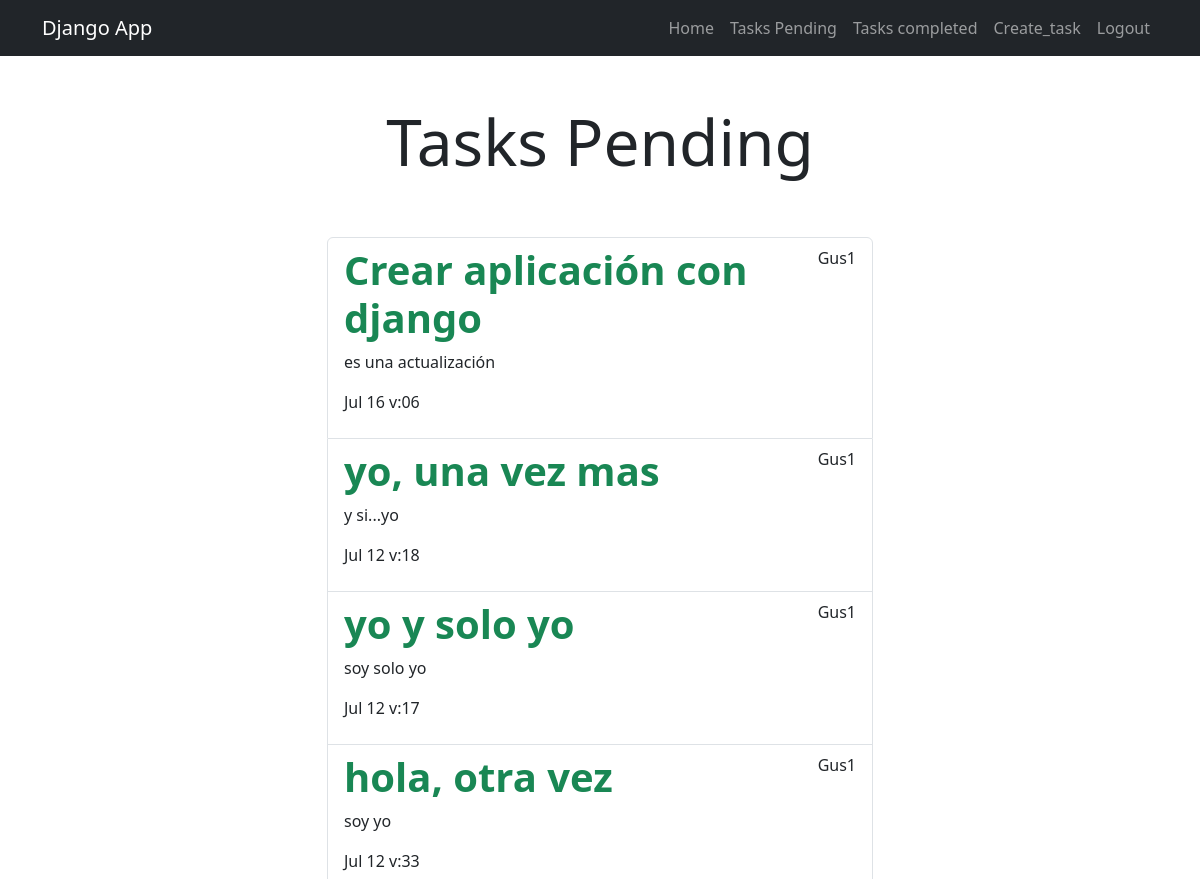
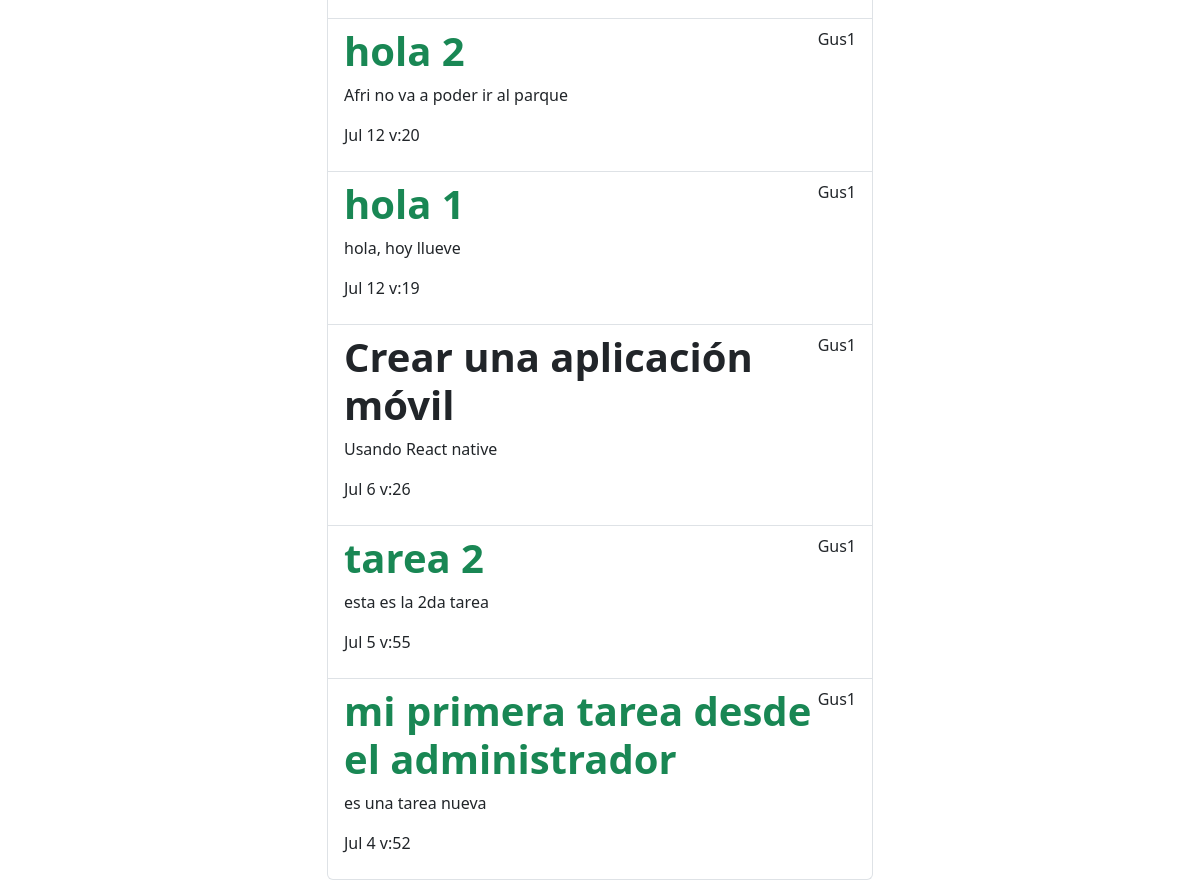
The page /tasks_completed/ (signed in) on the database its author committed (2 pictures, top to bottom).
### tasks/models.py (models this page shows, shortened)
class Task(models.Model):
    title = models.CharField(max_length=100)
    description = models.TextField(blank=True)
    created = models.DateTimeField(auto_now_add=True)
    datecompleted = models.DateTimeField(null=True, blank=True)
    important = models.BooleanField(default=False)
    user = models.ForeignKey(User, on_delete=models.CASCADE)

### tasks/views.py (the view)
# urls.py: path('tasks_completed/', views. tasks_completed, name='tasks_completed'),
@login_required
def tasks_completed(request):
    tasks = Task.objects.filter(user=request.user, datecompleted__isnull=False).order_by('-datecompleted')
    return render(request, 'tasks.html', {'tasks': tasks})

### tasks/templates/tasks.html
{% extends 'base.html' %}
{% block content %}
<main class="container">
    <div class="row">
        <div class="col-md-6 offset-md-3">
            <h1 class="text-center display-3 py-5">Tasks Pending</h1>
            <ul class="list-group">
                {% for task in tasks %}
                <a class="list-group-item" href="{% url 'task_detail' task.id %}">
                        <header class="d-flex justify-content-between">
                            {% if task.important %}
                            <h1 class="fw-bold text-success">{{task.title}}</h1>
                            {% else %}
                            <h1 class="fw-bold">{{task.title}}</h1>
                            {% endif %}
                            <p>{{task.user.username}}</p>
                        </header>
                        <p>{{task.description}}</p>
                        <p>{{task.datecompleted|date:'M j v:i'}}</p>
                </a>
                {% endfor %}
            </ul>
        </div>
    </div>
</main>
{% endblock %}

### tasks/templates/base.html (shortened to what this page needs)
<!DOCTYPE html>
<html lang="en">
<head>
    <link href="https://cdn.jsdelivr.net/npm/bootstrap@5.3.0/dist/css/bootstrap.min.css" rel="stylesheet"
>
</head>
<body>
<nav class="navbar navbar-expand-lg bg-dark navbar-dark">
    <div class="container">
        <a class="navbar-brand" href="#">Django App</a>
        <div class="collapse navbar-collapse" id="navbarNav">
            <ul class="navbar-nav ms-auto">
                <li class="nav-item">
                    <a href="/" class="nav-link">Home</a>
                </li>
                {% if user.is_authenticated %}
                <li class="nav-item">
                    <a href="{% url 'tasks' %}" class="nav-link">Tasks Pending</a>
                </li>
                <li class="nav-item">
                    <a href="{% url 'tasks_completed' %}" class="nav-link">Tasks completed</a>
                </li>
                <li class="nav-item">
                    <a href="/tasks/create/" class="nav-link">Create_task</a>
                </li>
                {% endif %}
                {% if user.is_authenticated %}
                <li class="nav-item">
                    <a href="/logout" class="nav-link">Logout</a>
                </li>
                {% endif %}
            </ul>
        </div>
    </div>
</nav>
    {% block content %}
    {% endblock %}
</body>
</html>

### rows shown on the page
Task: title "Crear aplicación con django", user.username "Gus1", description "es una actualización", datecompleted "Jul 16 v:06"
Task: title "yo, una vez mas", user.username "Gus1", description "y si...yo", datecompleted "Jul 12 v:18"
Task: title "yo y solo yo", user.username "Gus1", description "soy solo yo", datecompleted "Jul 12 v:17"
Task: title "hola, otra vez", user.username "Gus1", description "soy yo", datecompleted "Jul 12 v:33"
Task: title "hola 2", user.username "Gus1", description "Afri no va a poder ir al parque", datecompleted "Jul 12 v:20"
Task: title "hola 1", user.username "Gus1", description "hola, hoy llueve", datecompleted "Jul 12 v:19"
Task: title "Crear una aplicación móvil", user.username "Gus1", description "Usando React native", datecompleted "Jul 6 v:26"
Task: title "tarea 2", user.username "Gus1", description "esta es la 2da tarea", datecompleted "Jul 5 v:55"
Task: title "mi primera tarea desde el administrador", user.username "Gus1", description "es una tarea nueva", datecompleted "Jul 4 v:52"
